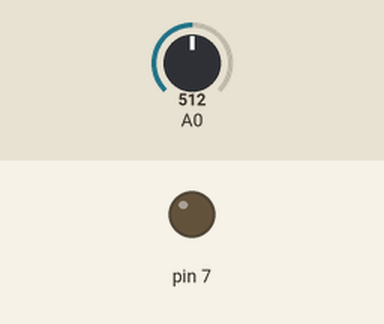
The sketch below on a simulated Arduino Uno, built with avr-gcc and run on an emulated ATmega328P. Parts: output pins drawn as LEDs (lit = HIGH). The test bench sets the inputs (shaded band); at power-on: A0 = 512.

Above: at 2.0 s.
2.1 s: A0 set to 308
3.8 s: A0 set to 291
At 6.2 s:
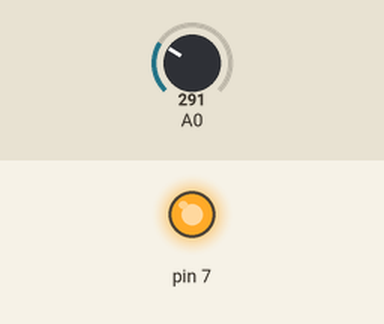
6.5 s: A0 set to 306
At 8.2 s:
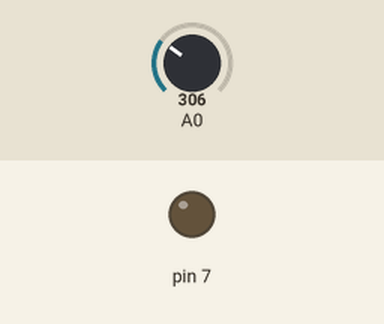
8.9 s: A0 set to 290
At 11.2 s:
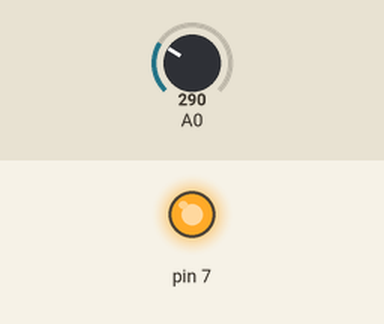
Timing chart, 0 to 12.3 s (numbered marks = the images above; inputs shaded):
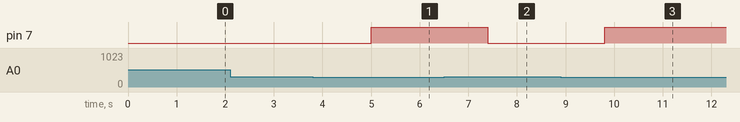

The sketch:

ldr.ino
```cpp
void setup()
{
  pinMode(7,OUTPUT);
  Serial.begin(9600);
}
void loop()
{
 int c= analogRead(A0);
  delay(200);
  if(c<300)
  {
    digitalWrite(7,HIGH);
    delay(1000);
  }
  else
  {
    digitalWrite(7,LOW);
    delay(1000);
  }
}
```

Measured:
- the behaviour switches between 300 and 299 on A0 (found by bisection; images 0 and 1)
- after the input at 2.1 s, every drawn part: stays the same
- after the input at 3.8 s, pin 7: LOW → HIGH after 1.2 s
- after the input at 6.5 s, pin 7: HIGH → LOW after 0.90 s
- after the input at 8.9 s, pin 7: LOW → HIGH after 0.90 s
